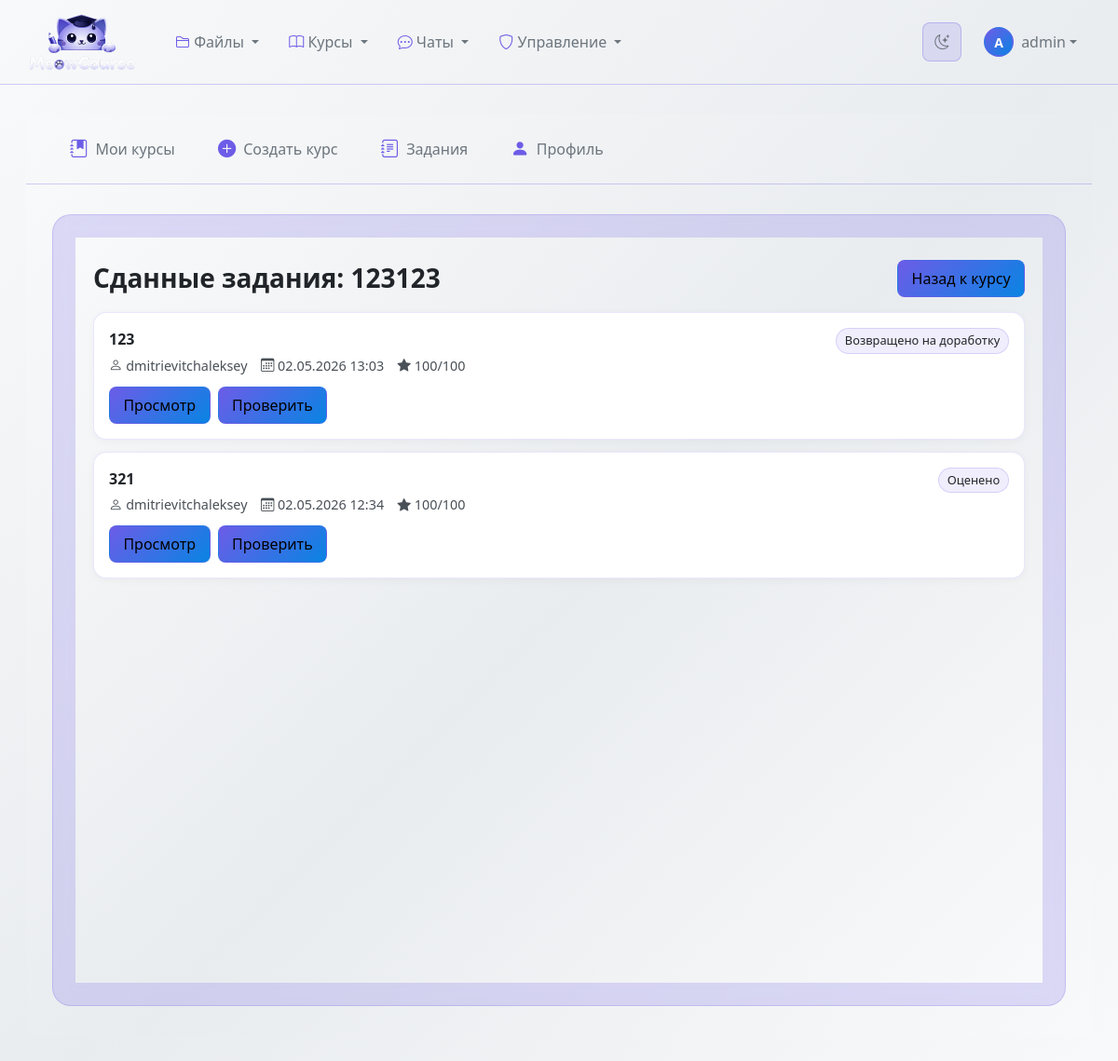
Screenshot of /8/submissions/ (signed in) with the database file from the repository.
### classroom_core/models.py (models this page shows, shortened)
class Course(models.Model):
    STATUS_CHOICES = [
       ('draft', 'Черновик'),
       ('active', 'Активный'),
       ('archived', 'Архивирован'),
       ('completed', 'Завершён'),
    ]
    title = models.CharField(max_length=255)
    description = models.TextField()
    short_description = models.CharField(max_length=200, blank=True)
    code = models.CharField(max_length=20, unique=True, blank=True)
    instructor = models.ForeignKey(
        User,
        on_delete=models.CASCADE,
        related_name='courses_created'
    )
    teaching_assistants = models.ManyToManyField(
        User,
        blank=True,
        related_name='courses_assisting'
    )
    students = models.ManyToManyField(
        User,
        blank=True,
        related_name='courses_enrolled'
    )
    student_groups = models.ManyToManyField(
        StudentGroup,
        blank=True,
        related_name='courses_enrolled',
        help_text='Группы студентов, зачисленные на курс'
    )
    status = models.CharField(
        max_length=20,
        choices=STATUS_CHOICES,
        default='draft'
    )
    start_date = models.DateField(null=True, blank=True)
    end_date = models.DateField(null=True, blank=True)
    created_at = models.DateTimeField(auto_now_add=True)
    updated_at = models.DateTimeField(auto_now=True)
    cover_image = models.ImageField(
        upload_to='course_covers/',
        null=True,
        blank=True
    )
    color = models.CharField(max_length=7, default='#3498db')
    is_public = models.BooleanField(default=False)
    allow_self_enrollment = models.BooleanField(default=True)
    max_students = models.IntegerField(null=True, blank=True)
    class_days = models.CharField(max_length=100, blank=True)
    class_time = models.CharField(max_length=100, blank=True)
    class Meta:
        ordering = ['-created_at']
        verbose_name = 'Курс'
        verbose_name_plural = 'Курсы'
    def can_edit(self, user):
        return (
            user == self.instructor
            or user in self.teaching_assistants.all()
            or user.is_superuser
            or user.profile.is_staff()
        )

class AssignmentSubmission(models.Model ):
    STATUS_CHOICES =[
   ('submitted','Отправлено'),
   ('graded','Оценено'),
   ('returned','Возвращено на доработку'),
    ]
    assignment =models.ForeignKey(
    Assignment ,
    on_delete =models.CASCADE ,
    related_name ='submissions'
    )
    student =models.ForeignKey(
    User ,
    on_delete =models.CASCADE ,
    related_name ='assignment_submissions'
    )
    text_response =models.TextField(blank =True )
    file_submission =models.FileField(
    upload_to ='assignment_submissions/',
    null =True ,
    blank =True
    )
    group_members =models.ManyToManyField(
    User ,
    blank =True ,
    related_name ='group_submissions'
    )
    status =models.CharField(
    max_length =20 ,
    choices =STATUS_CHOICES ,
    default ='submitted'
    )
    score =models.IntegerField(null =True ,blank =True )
    feedback =models.TextField(blank =True )
    graded_by =models.ForeignKey(
    User ,
    on_delete =models.SET_NULL ,
    null =True ,
    blank =True ,
    related_name ='graded_submissions'
    )
    graded_at =models.DateTimeField(null =True ,blank =True )
    submitted_at =models.DateTimeField(auto_now_add =True )
    updated_at =models.DateTimeField(auto_now =True )
    class Meta :
        ordering =['-submitted_at']
        verbose_name ='Ответ на задание'
        verbose_name_plural ='Ответы на задания'
        unique_together =['assignment','student']

class Assignment(models.Model ):
    STATUS_CHOICES =[
   ('draft','Черновик'),
   ('published','Опубликовано'),
   ('closed','Закрыто'),
    ]
    ASSIGNMENT_TYPE_CHOICES = [
        ("file_upload", "Прикрепление файла"),
        ("quiz", "Тест"),
    ]
    QUIZ_MODE_CHOICES = [
        ("single", "Один правильный ответ"),
        ("multiple", "Несколько правильных ответов"),
    ]
    course =models.ForeignKey(
    Course,
    on_delete =models.CASCADE ,
    related_name ='assignments',
    null = True,
    )
    section =models.ForeignKey(
    CourseSection ,
    on_delete =models.SET_NULL ,
    null =True,
    blank =True,
    related_name ='assignments'
    )
    title =models.CharField(max_length =255 )
    description =models.TextField()
    status =models.CharField(
    max_length =20 ,
    choices =STATUS_CHOICES ,
    default ='draft'
    )
    assignment_type = models.CharField(
        max_length=20,
        choices=ASSIGNMENT_TYPE_CHOICES,
        default="file_upload",
    )
    quiz_mode = models.CharField(
        max_length=20,
        choices=QUIZ_MODE_CHOICES,
        default="single",
    )
    due_date =models.DateTimeField(null =True ,blank =True )
    allow_late_submissions =models.BooleanField(default =False )
    max_points =models.IntegerField(default =100 )
    passing_score =models.IntegerField(default =50 )
    is_group_assignment =models.BooleanField(default =False )
    group_size_min=models.IntegerField(default=1)
    group_size_max=models.IntegerField(default=1)
    attachment =models.FileField(
    upload_to ='assignment_attachments/',
    null =True ,
    blank =True
    )
    created_at =models.DateTimeField(auto_now_add =True )
    updated_at =models.DateTimeField(auto_now =True )
    published_at =models.DateTimeField(null =True ,blank =True )
    class Meta :
        ordering =['-due_date','-created_at']
        verbose_name ='Задание курса'
        verbose_name_plural ='Задания курса'

### classroom_core/views.py (the view)
# urls.py: path('<int:course_id>/submissions/', views.course_submissions, name='course_submissions'),
@login_required
def course_submissions(request, course_id):
    course = get_object_or_404(Course, id=course_id)
    if not course.can_edit(request.user):
        raise PermissionDenied
    submissions = AssignmentSubmission.objects.filter(
        assignment__course=course
    ).select_related("assignment", "student", "graded_by").order_by("-submitted_at", "-updated_at")
    return render(request, "classroom_core/course_submissions.html", {
        "course": course,
        "submissions": submissions,
    })

### classroom_core/models.py (called while the page is built)
    def is_teacher(self):
        return self.role == 'teacher'

    def is_staff(self):
        return self.role == 'staff'

### templates/classroom_core/course_submissions.html (shortened to what this page needs)
{% extends "classroom_core/base_courses.html" %}
{% block courses_content %}
<div class="submissions-page">
  <div class="submissions-wrap">
    <div class="submissions-header">
      <h3 class="submissions-title">Сданные задания: {{ course.title }}</h3>
      <a class="btn-back" href="{% url 'classroom_core:course_detail' course.id %}">Назад к курсу</a>
    </div>
    {% for submission in submissions %}
    <div class="submission-card">
      <div style="display:flex; justify-content:space-between; align-items:flex-start; gap:.8rem;">
        <div>
          <p class="submission-title">{{ submission.assignment.title }}</p>
          <div class="submission-meta">
            <span><i class="bi bi-person"></i> {{ submission.student.get_full_name|default:submission.student.username }}</span>
            <span><i class="bi bi-calendar3"></i> {{ submission.submitted_at|date:"d.m.Y H:i" }}</span>
            {% if submission.score is not None %}
            <span><i class="bi bi-star-fill"></i> {{ submission.score }}/{{ submission.assignment.max_points }}</span>
            {% endif %}
          </div>
        </div>
        <span class="submission-status">{{ submission.get_status_display }}</span>
      </div>
      <div style="margin-top:.7rem; display:flex; gap:.5rem;">
        <a href="{% url 'classroom_core:assignment_detail' submission.assignment.id %}" class="btn-back">Просмотр</a>
        <a href="{% url 'classroom_core:assignment_grade' submission.id %}" class="btn-back">Проверить</a>
      </div>
    </div>
    {% empty %}
    <div class="submission-card">Сданных работ пока нет.</div>
    {% endfor %}
  </div>
</div>
{% endblock %}

### templates/base.html (shortened to what this page needs)
{% load static %}
<!DOCTYPE html>
<html lang="ru">
<head>
    <link href="https://cdn.jsdelivr.net/npm/bootstrap@5.3.0/dist/css/bootstrap.min.css" rel="stylesheet">
    <link rel="stylesheet" href="https://cdn.jsdelivr.net/npm/bootstrap-icons@1.10.0/font/bootstrap-icons.css">
    <link id="theme-stylesheet" rel="stylesheet" href="{% static 'css/themes/light.css' %}" data-light-href="{% static 'css/themes/light.css' %}" data-dark-href="{% static 'css/themes/dark.css' %}">
</head>
<body>
    <nav class="navbar navbar-expand-lg navbar">
        <div class="container-fluid">
            <a class="navbar-brand d-flex align-items-center" href="{% url 'classroom_core:course_list' %}">
                <img src="{% static 'images/logo.png' %}"
                    alt="MeowCourse"
                    class="me-2"
                    style="width: 120px; height: auto; max-height: 64px; object-fit: contain;">
            </a>
            <div class="collapse navbar-collapse" id="navbarNav">
                <ul class="navbar-nav me-auto">
                    <li class="nav-item dropdown">
                        <a class="nav-link dropdown-toggle" href="#" role="button" data-bs-toggle="dropdown">
                            <i class="bi bi-folder2"></i> Файлы
                        </a>
                    </li>
                    <li class="nav-item dropdown">
                        <a class="nav-link dropdown-toggle" href="#" role="button" data-bs-toggle="dropdown">
                            <i class="bi bi-book"></i> Курсы
                        </a>
                    </li>
                    <li class="nav-item dropdown">
                        <a class="nav-link dropdown-toggle" href="#" role="button" data-bs-toggle="dropdown">
                            <i class="bi bi-chat-dots"></i> Чаты
                        </a>
                    </li>
                    {% if user.is_authenticated %}
                    {% if user.is_superuser or user.is_staff or user.profile.role == 'admin' %}
                    <li class="nav-item dropdown">
                        <a class="nav-link dropdown-toggle" href="#" role="button" data-bs-toggle="dropdown">
                            <i class="bi bi-shield"></i> Управление
                        </a>
                    </li>
                    {% endif %}
                    {% endif %}
                </ul>
                <div class="d-flex align-items-center gap-2">
                    <button id="theme-toggle" class="theme-toggle-btn" type="button" aria-label="Переключить тему">
                        <i class="bi bi-moon-stars"></i>
                    </button>
                    {% if user.is_authenticated %}
                    <div class="dropdown">
                        <a class="nav-link dropdown-toggle d-flex align-items-center" href="#" role="button" data-bs-toggle="dropdown">
                            <div class="user-avatar rounded-circle d-flex align-items-center justify-content-center" style="width: 32px; height: 32px; font-size: 0.875rem;">
                                {{ user.username|slice:":1"|upper }}
                            </div>
                            <span class="ms-2 d-none d-md-inline username-text">{{ user.username }}</span>
                        </a>
                    </div>
                    {% else %}
                    <a class="nav-link" href="{% url 'classroom_core:login' %}">
                        <i class="bi bi-box-arrow-in-right me-1"></i> Войти
                    </a>
                    {% endif %}
                </div>
            </div>
        </div>
    </nav>
    <div class="main-content">
        <div class="container-fluid">
            {% block content %}{% endblock %}
        </div>
    </div>
</body>
</html>

### static/css/themes/light.css (style rules this page uses)
:root { --bg-page-start: #f8f9fa; --bg-page-end: #e9ecef; --bg-page-gradient: linear-gradient(135deg, var(--bg-page-start) 0%, var(--bg-page-end) 50%, var(--bg-page-start) 100%); --bg-card: #ffffff; --bg-card-hover: #f8f9fa; --bg-item: #f1f3f5; --bg-item-hover: #e9ecef; --bg-input: #ffffff; --bg-overlay-10: rgba(108, 92, 231, 0.1); --bg-overlay-15: rgba(108, 92, 231, 0.15); --bg-overlay-20: rgba(108, 92, 231, 0.2); --bg-overlay-25: rgba(108, 92, 231, 0.25); --bg-overlay-30: rgba(108, 92, 231, 0.3); --text-white: #000000; --text-main: #212529; --text-secondary: #495057; --text-muted: #6c757d; --text-disabled: #adb5bd; --accent-primary: #6c5ce7; --accent-secondary: #0984e3; --accent-gradient: linear-gradient(135deg, var(--accent-primary), var(--accent-secondary)); --accent-glow: rgba(108, 92, 231, 0.15); --accent-glow-strong: rgba(108, 92, 231, 0.25); --accent-shadow: 0 5px 15px var(--accent-glow); --accent-shadow-hover: 0 8px 25px var(--accent-glow-strong); --border-accent: rgba(108, 92, 231, 0.2); --border-accent-hover: rgba(108, 92, 231, 0.4); --border-accent-light: rgba(108, 92, 231, 0.15); --status-warning: #f39c12; --status-warning-bg: rgba(243, 156, 18, 0.15); --status-warning-bg-light: rgba(243, 156, 18, 0.05); --status-warning-border: rgba(243, 156, 18, 0.3); --status-warning-shadow: 0 10px 30px rgba(243, 156, 18, 0.1); --status-warning-gradient: linear-gradient(135deg, rgba(243, 156, 18, 0.15), rgba(243, 156, 18, 0.05)); --status-info: #0984e3; --status-info-bg: rgba(9, 132, 227, 0.15); --status-info-bg-light: rgba(9, 132, 227, 0.05); --status-info-border: rgba(9, 132, 227, 0.3); --status-info-shadow: 0 10px 30px rgba(9, 132, 227, 0.1); --status-info-gradient: linear-gradient(135deg, rgba(9, 132, 227, 0.15), rgba(9, 132, 227, 0.05)); --status-assignment: #6c5ce7; --status-assignment-bg: rgba(108, 92, 231, 0.15); --status-assignment-bg-light: rgba(108, 92, 231, 0.05); --status-assignment-border: rgba(108, 92, 231, 0.3); --status-assignment-shadow: 0 10px 30px rgba(108, 92, 231, 0.1); --status-assignment-gradient: linear-gradient(135deg, rgba(108, 92, 231, 0.15), rgba(108, 92, 231, 0.05)); --status-success: #00b894; --status-success-bg: rgba(0, 184, 148, 0.15); --status-success-bg-light: rgba(0, 184, 148, 0.05); --status-success-border: rgba(0, 184, 148, 0.3); --status-success-shadow: 0 10px 30px rgba(0, 184, 148, 0.1); --status-success-gradient: linear-gradient(135deg, rgba(0, 184, 148, 0.15), rgba(0, 184, 148, 0.05)); --status-danger: #d63031; --status-danger-light: #ff6b6b; --status-danger-bg: rgba(214, 48, 49, 0.15); --status-danger-border: rgba(214, 48, 49, 0.3); --status-danger-gradient: linear-gradient(135deg, var(--status-danger), var(--status-danger-light)); --gradient-avatar: linear-gradient(135deg, var(--accent-primary), var(--accent-secondary)); --gradient-progress: linear-gradient(90deg, var(--accent-primary), var(--accent-secondary)); --text-glow: 0 0 10px rgba(108, 92, 231, 0.15); --text-glow-danger: 0 0 10px rgba(214, 48, 49, 0.2); --shadow-card: 0 4px 20px rgba(0, 0, 0, 0.06); --shadow-card-hover: 0 8px 30px rgba(0, 0, 0, 0.1); --shadow-item: 0 2px 10px rgba(0, 0, 0, 0.04); --shimmer-overlay: linear-gradient(90deg, transparent, rgba(255, 255, 255, 0.5), transparent); --card-base: var(--bg-card) var(--border-accent) var(--shadow-card); --item-base: var(--bg-item) var(--border-accent-light); --badge-base: var(--bg-overlay-20) var(--text-secondary) var(--border-accent); --header-gradient-default: var(--status-assignment-gradient); --header-gradient-announcements: var(--status-warning-gradient); --header-gradient-sections: var(--status-info-gradient); --header-gradient-assignments: var(--status-assignment-gradient); --header-gradient-submissions: var(--status-success-gradient); }

### templates/classroom_core/base_courses.html (style rules this page uses)
.main-content { background: var(--bg-page-gradient); min-height: calc(100vh - 70px); padding: 2rem 1rem; }

### rows the page displays
Course: title "123123"
AssignmentSubmission: assignment "123", student.get_full_name "dmitrievitchaleksey", submitted_at "02.05.2026 13:03", score "100", assignment.max_points "100", status "Возвращено на доработку"
AssignmentSubmission: assignment "321", student.get_full_name "dmitrievitchaleksey", submitted_at "02.05.2026 12:34", score "100", assignment.max_points "100", status "Оценено"

### other values shown
{{ user.username|slice:":1"|upper }} "A"
{{ user.username }} "admin"
